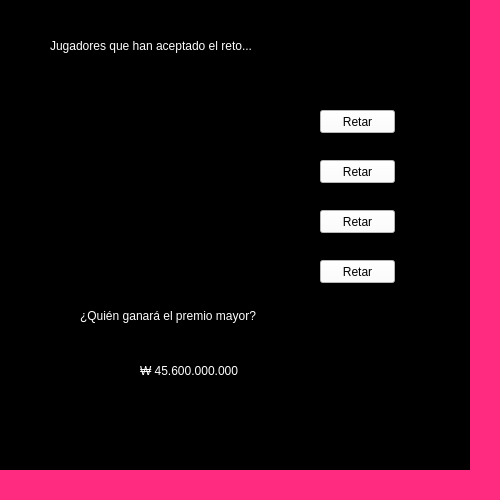
<?xml version="1.0" encoding="UTF-8"?>
<ui version="4.0">
 <class>MainWindow</class>
 <widget class="QMainWindow" name="MainWindow">
  <property name="geometry">
   <rect>
    <x>0</x>
    <y>0</y>
    <width>500</width>
    <height>500</height>
   </rect>
  </property>
  <property name="minimumSize">
   <size>
    <width>500</width>
    <height>500</height>
   </size>
  </property>
  <property name="maximumSize">
   <size>
    <width>500</width>
    <height>500</height>
   </size>
  </property>
  <property name="windowTitle">
   <string>MainWindow</string>
  </property>
  <property name="styleSheet">
   <string notr="true">background-color: rgb(255, 43, 128);</string>
  </property>
  <widget class="QWidget" name="centralwidget">
   <property name="minimumSize">
    <size>
     <width>470</width>
     <height>470</height>
    </size>
   </property>
   <property name="maximumSize">
    <size>
     <width>470</width>
     <height>470</height>
    </size>
   </property>
   <property name="styleSheet">
    <string notr="true">background-color: rgb(0, 0, 0);</string>
   </property>
   <widget class="QLabel" name="label_5">
    <property name="geometry">
     <rect>
      <x>50</x>
      <y>20</y>
      <width>361</width>
      <height>51</height>
     </rect>
    </property>
    <property name="styleSheet">
     <string notr="true">color: rgb(255, 255, 255);
font: 75 12pt &quot;Segoe Print&quot;;</string>
    </property>
    <property name="text">
     <string>Jugadores que han aceptado el reto...</string>
    </property>
   </widget>
   <widget class="QLabel" name="label_usuario_1">
    <property name="geometry">
     <rect>
      <x>70</x>
      <y>110</y>
      <width>191</width>
      <height>21</height>
     </rect>
    </property>
    <property name="styleSheet">
     <string notr="true">color: rgb(255, 255, 255);
font: 75 12pt &quot;Segoe Print&quot;;</string>
    </property>
    <property name="text">
     <string/>
    </property>
   </widget>
   <widget class="QLabel" name="label_7">
    <property name="geometry">
     <rect>
      <x>80</x>
      <y>300</y>
      <width>341</width>
      <height>31</height>
     </rect>
    </property>
    <property name="styleSheet">
     <string notr="true">color: rgb(255, 255, 255);
font: 15pt &quot;MS Reference Sans Serif&quot;;</string>
    </property>
    <property name="text">
     <string>¿Quién ganará el premio mayor?</string>
    </property>
   </widget>
   <widget class="QLabel" name="label_8">
    <property name="geometry">
     <rect>
      <x>140</x>
      <y>340</y>
      <width>201</width>
      <height>61</height>
     </rect>
    </property>
    <property name="styleSheet">
     <string notr="true">color: rgb(255, 255, 255);
font: 15pt &quot;MS Reference Sans Serif&quot;;</string>
    </property>
    <property name="text">
     <string>₩ 45.600.000.000</string>
    </property>
   </widget>
   <widget class="QLabel" name="label">
    <property name="geometry">
     <rect>
      <x>180</x>
      <y>410</y>
      <width>81</width>
      <height>41</height>
     </rect>
    </property>
    <property name="text">
     <string/>
    </property>
    <property name="pixmap">
     <pixmap>Sprites/Decoraciones/tarjeta.png</pixmap>
    </property>
    <property name="scaledContents">
     <bool>true</bool>
    </property>
   </widget>
   <widget class="QLabel" name="label_usuario_2">
    <property name="geometry">
     <rect>
      <x>70</x>
      <y>160</y>
      <width>191</width>
      <height>21</height>
     </rect>
    </property>
    <property name="styleSheet">
     <string notr="true">color: rgb(255, 255, 255);
font: 75 12pt &quot;Segoe Print&quot;;</string>
    </property>
    <property name="text">
     <string/>
    </property>
   </widget>
   <widget class="QLabel" name="label_usuario_3">
    <property name="geometry">
     <rect>
      <x>70</x>
      <y>210</y>
      <width>191</width>
      <height>21</height>
     </rect>
    </property>
    <property name="styleSheet">
     <string notr="true">color: rgb(255, 255, 255);
font: 75 12pt &quot;Segoe Print&quot;;</string>
    </property>
    <property name="text">
     <string/>
    </property>
   </widget>
   <widget class="QLabel" name="label_usuario_4">
    <property name="geometry">
     <rect>
      <x>70</x>
      <y>260</y>
      <width>191</width>
      <height>21</height>
     </rect>
    </property>
    <property name="styleSheet">
     <string notr="true">color: rgb(255, 255, 255);
font: 75 12pt &quot;Segoe Print&quot;;</string>
    </property>
    <property name="text">
     <string/>
    </property>
   </widget>
   <widget class="QPushButton" name="retar_button_1">
    <property name="geometry">
     <rect>
      <x>320</x>
      <y>110</y>
      <width>75</width>
      <height>23</height>
     </rect>
    </property>
    <property name="styleSheet">
     <string notr="true">background-color: rgb(255, 255, 255);</string>
    </property>
    <property name="text">
     <string>Retar</string>
    </property>
   </widget>
   <widget class="QPushButton" name="retar_button_2">
    <property name="geometry">
     <rect>
      <x>320</x>
      <y>160</y>
      <width>75</width>
      <height>23</height>
     </rect>
    </property>
    <property name="styleSheet">
     <string notr="true">background-color: rgb(255, 255, 255);</string>
    </property>
    <property name="text">
     <string>Retar</string>
    </property>
   </widget>
   <widget class="QPushButton" name="retar_button_3">
    <property name="geometry">
     <rect>
      <x>320</x>
      <y>210</y>
      <width>75</width>
      <height>23</height>
     </rect>
    </property>
    <property name="styleSheet">
     <string notr="true">background-color: rgb(255, 255, 255);</string>
    </property>
    <property name="text">
     <string>Retar</string>
    </property>
   </widget>
   <widget class="QPushButton" name="retar_button_4">
    <property name="geometry">
     <rect>
      <x>320</x>
      <y>260</y>
      <width>75</width>
      <height>23</height>
     </rect>
    </property>
    <property name="styleSheet">
     <string notr="true">background-color: rgb(255, 255, 255);</string>
    </property>
    <property name="text">
     <string>Retar</string>
    </property>
   </widget>
  </widget>
  <widget class="QMenuBar" name="menubar">
   <property name="geometry">
    <rect>
     <x>0</x>
     <y>0</y>
     <width>500</width>
     <height>21</height>
    </rect>
   </property>
  </widget>
  <widget class="QStatusBar" name="statusbar"/>
 </widget>
 <resources/>
 <connections/>
</ui>
